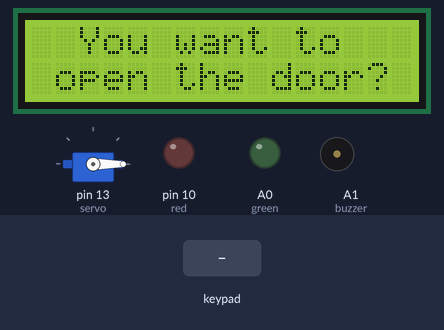
Simulated run of this sketch. Board: Arduino Uno, built with avr-gcc and run on an emulated ATmega328P. Parts: servo, 16×2 character LCD, output pins drawn as LEDs (lit = HIGH), buzzer (waves = sounding). The test bench sets the inputs (shaded band).

Above: at 1.2 s.
1.3 s: keypad keys 1 2 3 0 pressed 0.4 s apart
5.9 s: key '*' pressed
At 7.6 s:
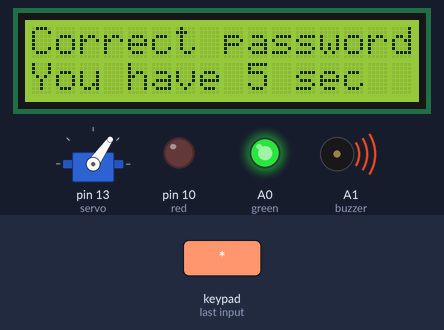
8.3 s: key 'A' pressed
11.3 s: keypad keys 1 2 3 0 * pressed 0.4 s apart
At 16.0 s:
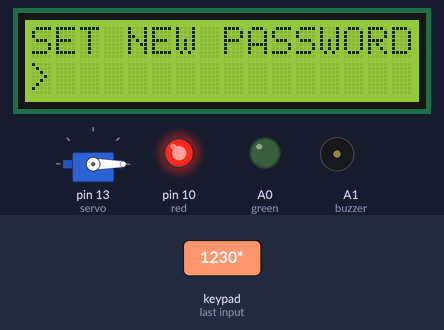
16.3 s: keypad keys 1 2 3 0 # pressed 0.4 s apart
At 18.3 s:
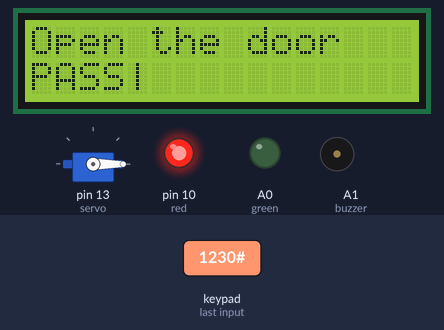
19.8 s: keypad keys 1 2 3 0 A pressed 0.4 s apart
At 22.1 s:
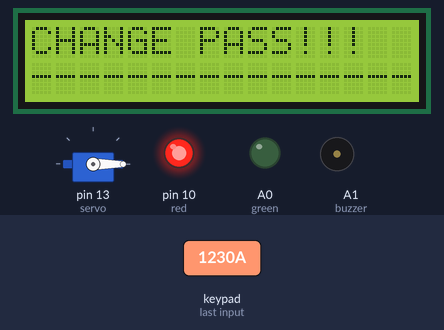
Timing chart, 0 to 23.6 s (numbered marks = the images above; inputs shaded):
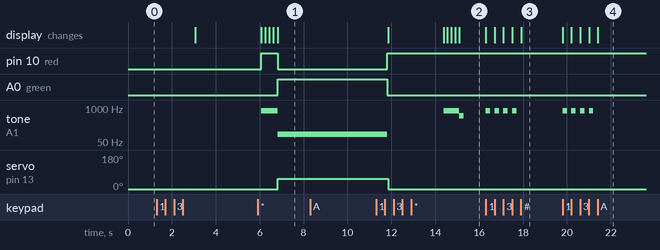

Measured:
- after the input at 5.9 s, A0 (green): LOW → HIGH after 0.92 s; servo on pin 13 (servo): 0° → 55° after 0.92 s; the display: first differs from a run without the input after 0.92 s (image 1)
- after the input at 8.3 s, every drawn part: stays the same
- after the input at 11.3 s, the display: first differs from a run without the input after 3.1 s (image 2 shows a later state)
- after the input at 16.3 s, tone on A1 (buzzer): alternates 800 Hz for 0.20 s and silent for 0.20 s, 8 changes in all, then stays silent, starting at once; the display: first changes at once (image 3 shows a later state)
- after the input at 19.8 s, tone on A1 (buzzer): alternates 800 Hz for 0.20 s and silent for 0.20 s, 8 changes in all, then stays silent, starting at once; the display: first changes at once (image 4 shows a later state)

The sketch:

sketch_may21a.ino
```cpp
#include <LiquidCrystal.h>
#include <Key.h>
#include <Keypad.h>
#include <Servo.h>

#define green A0
#define red 10
const byte Rows= 4;
const byte Cols= 4;

const int buzzer = A1;

byte rowPins[Rows] = {9,8,7,6};
byte colPins[Cols]= {5,4,3,2};
char keypressed;

String password = "1230";
String tempPassword="";
int doublecheck;
boolean storedPassword = true;
boolean changedPassword = false;
int i = 1;

char keymap[Rows][Cols]=
{
{'1', '2', '3', 'A'},
{'4', '5', '6', 'B'},
{'7', '8', '9', 'C'},
{'*', '0', '#', 'D'}
};


Servo servo;
LiquidCrystal lcd(12, 11, A5,A4,A3,A2);
Keypad myKeypad= Keypad(makeKeymap(keymap), rowPins, colPins, Rows, Cols);

void setup()
{
  servo.attach(13);
  servo.write(0);
  lcd.begin(16, 2);
  pinMode(green, OUTPUT);
  pinMode(red, OUTPUT);
}


void loop()
{
 unlockTheDoor();
}

void unlockTheDoor(){
  lcd.setCursor(0,0);
  lcd.print("  You want to");
  lcd.setCursor(0,1);
  lcd.print(" open the door?  ");
  delay(3000);
  lcd.clear();
  lcd.setCursor(0,0);
  lcd.print("Let's see if you");
  lcd.setCursor(0,1);
  lcd.print(" know the pass ");
  delay(3000);
  lcd.clear();
  lockAgain: //goto label
  tempPassword="";
  lcd.clear();
  i=6;
  noTone(buzzer);
  servo.write(0);
  while(true){
    digitalWrite(green, LOW);
    digitalWrite(red, HIGH);
    lcd.setCursor(0,0);
    lcd.print("Open the door  ");
    lcd.setCursor(0,1);
    lcd.print("PASS|");
    keypressed = myKeypad.getKey();
    if (keypressed != NO_KEY){
      if (keypressed == '0' || keypressed == '1' || keypressed == '2' || keypressed == '3' ||
      keypressed == '4' || keypressed == '5' || keypressed == '6' || keypressed == '7' ||
      keypressed == '8' || keypressed == '9' ){
        tempPassword += keypressed;
        lcd.setCursor(i,1);
        lcd.print("*");
        i++;
        tone(buzzer,800,200);
      }
      else if (keypressed == 'A'){
        lcd.clear();
        lcd.setCursor(0,0);
        lcd.print("CHANGE PASS!!!");
        lcd.setCursor(0,1);
        lcd.print("----------------");
        delay(2500);
        changePassword();
        goto lockAgain;
      }
      else if (keypressed=='B'){
        break;
      }
      else if (keypressed == '*'){
        if (password==tempPassword){
          lcd.clear();
          lcd.setCursor(0,0);
          lcd.print("Correct password!");
          lcd.setCursor(0,1);
          lcd.print("You have 5 sec");
          digitalWrite(red, LOW);
          digitalWrite(green, HIGH);
          tone(buzzer,100);
          servo.write(55);
          delay(5000);
          goto lockAgain;
        }
        else{
          tempPassword="";
          tone(buzzer,500,200);
          delay(300);
          tone(buzzer,500,200);
          delay(300);
          tone(buzzer,500,200);
          delay(300);
          goto lockAgain;
        }
      }
    }
  }
}

void changePassword(){
  retry: //label for goto
  tempPassword="";
  lcd.clear();
  i=2;
  while(!changedPassword){
    keypressed = myKeypad.getKey();
    lcd.setCursor(0,0);
    lcd.print("CURRENT PASSWORD");
    lcd.setCursor(0,1);
    lcd.print("->");
    if (keypressed != NO_KEY){
      if (keypressed == '0' || keypressed == '1' || keypressed == '2' || keypressed == '3' ||
      keypressed == '4' || keypressed == '5' || keypressed == '6' || keypressed == '7' ||
      keypressed == '8' || keypressed == '9' ){
        tempPassword += keypressed;
        lcd.setCursor(i,1);
        lcd.print("*");
        i++;
        tone(buzzer,800,200);
      }
      else if (keypressed=='B'){
        break;
      }
      else if (keypressed == '*'){
        i=1;
        if (password==tempPassword){
          storedPassword=false;
          tone(buzzer,500,200);
          newPassword();
          break;
        }
        else{
          tempPassword="";
          tone(buzzer,500,200);
          delay(300);
          tone(buzzer,500,200);
          delay(300);
          goto retry;
        }
      }
    }
  }
}
String firstpass;
//Setup new password
void newPassword(){
  tempPassword="";
  changedPassword=false;
  lcd.clear();
  i=1;
  while(!storedPassword){
    keypressed = myKeypad.getKey();
    if (doublecheck==0){
      lcd.setCursor(0,0);
      lcd.print("SET NEW PASSWORD");
      lcd.setCursor(0,1);
      lcd.print(">");
    }
    else{
      lcd.setCursor(0,0);
      lcd.print("One more time...");
      lcd.setCursor(0,1);
      lcd.print(">");
    }
    if (keypressed != NO_KEY){
      if (keypressed == '0' || keypressed == '1' || keypressed == '2' || keypressed == '3' ||
      keypressed == '4' || keypressed == '5' || keypressed == '6' || keypressed == '7' ||
      keypressed == '8' || keypressed == '9' ){
        tempPassword += keypressed;
        lcd.setCursor(i,1);
        lcd.print("*");
        i++;
          tone(buzzer,800,200);
      }
      else if (keypressed=='#'){
        break;
      }
      else if (keypressed == '*'){
        if (doublecheck == 0){

            firstpass=tempPassword;
            doublecheck=1;
            newPassword();


        }
        if (doublecheck==1){
          doublecheck=0;
          if (firstpass==tempPassword){
            i=1;
            firstpass="";
            password = tempPassword;
            tempPassword="";
            lcd.setCursor(0,0);
            lcd.print("PASSWORD CHANGED");
            lcd.setCursor(0,1);
            lcd.print("----------------");
              storedPassword=true;
              tone(buzzer,500,400);
              delay(2000);
              lcd.clear();
              break;
          }
          else{
            lcd.clear();
            lcd.setCursor(0,0);
            lcd.print("DOES NOT MATCH!");
            lcd.setCursor(0,1);
            lcd.print("----------------");
            delay(2500);
            firstpass="";
            newPassword();
          }
        }
      }
    }
  }
}
```
